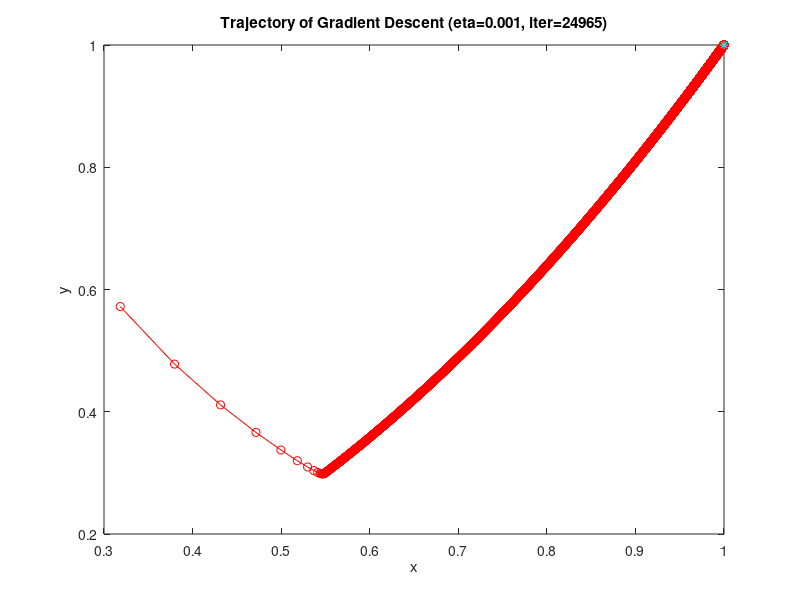
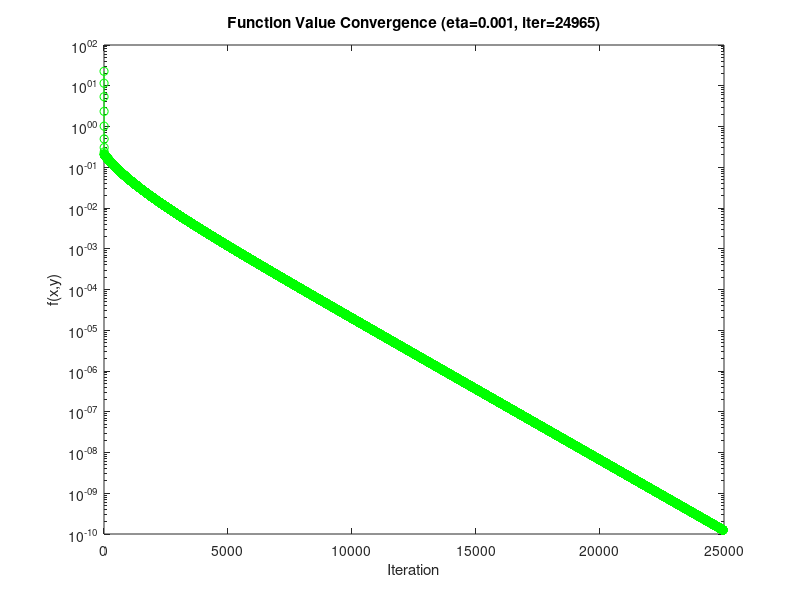
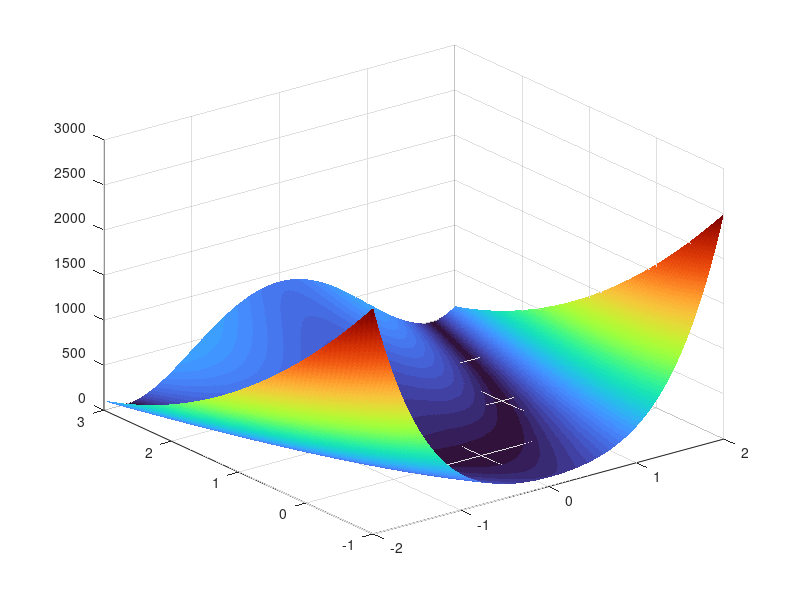

MATLAB code to generate these figures, in order: (Note: this script raises an error after producing the figures.)
clc
clear
close all

eta = 0.001; % learning rate
% eta = 1.0;
w = [rand(); rand()]; % random initialization of the start point
max_iter = 1e5;
tol = 1e-8;
trajectory = zeros(2, max_iter);
f_values = zeros(1, max_iter);

for iter = 1:max_iter
    x = w(1); y = w(2);
    grad = [-2*(1 - x) - 400*x*(y - x^2); 200*(y - x^2)];
    w_new = w - eta * grad;

    trajectory(:, iter) = w;
    f_values(iter) = (1 - x)^2 + 100*(y - x^2)^2;

    if norm(w_new - w) < tol
    % if f_values(iter) < tol % f(x, y) close to the target value (0)
        break;
    end
    w = w_new;
end

% Plot
fig1 = figure;
plot(trajectory(1, 1:iter), trajectory(2, 1:iter), 'ro-');
hold on;
plot(1, 1, 'c*'); % (1,1) is the global minimum point
title(sprintf('Trajectory of Gradient Descent (eta=%.3f, iter=%d)',eta, iter));
xlabel('x'); ylabel('y');
hold off
saveas(fig1,'Traj_eta0.001.png');

fig2 = figure;
semilogy(f_values(1:iter),'go-');
title(sprintf('Function Value Convergence (eta=%.3f, iter=%d)',eta, iter));
xlabel('Iteration'); ylabel('f(x,y)');
saveas(fig2,'Func_value_eta0.001.png');

%% Plot the Rosenbrock's Valley
f = @(x,y) (1 - x).^2 + 100*(y - x.^2).^2;
[x,y] = meshgrid(linspace(-2, 2, 400),linspace(-1, 3, 400));
z = f(x, y);
[dx, dy] = gradient(z);         % Gradient
grad_mag = sqrt(dx.^2 + dy.^2); % Magnitude of gradient

fig3 = figure;
s = surf(x, y, z, grad_mag, 'EdgeColor', 'none');
colormap(turbo);
clim([min(grad_mag(:)), max(grad_mag(:))]);
colorbar;
title('Rosenbrock Valley Colored by Gradient Magnitude: Blue (Flat) -> Red (Steep)');
xlabel('x');
ylabel('y');
zlabel('f(x,y)');
view(-45, 45);
grid on;
saveas(fig3,'Rosenbrock''s valley.png');


